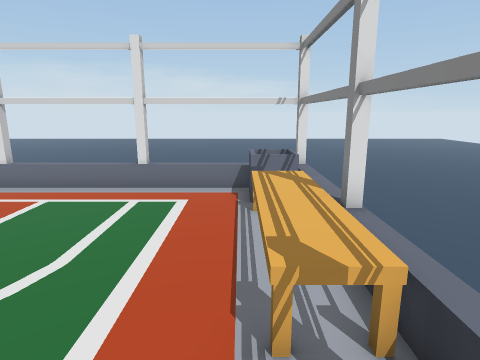
view 1 (above)

23 first-person views from a walk through a scene from a Unity 3-D project. The camera is 1.2 m above the floor, tilts 12° down and sees 75° across. The floor is counted in squares, 0.5 m on a side. Each view is taken from the middle of a square. On the plan, view 1 faces up. The plan holds only what a view shows up to about 19 squares ahead; the rest is blank. The place goes on beyond the plan.

view 2
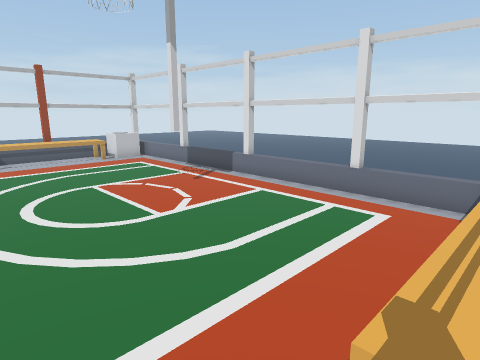

view 3
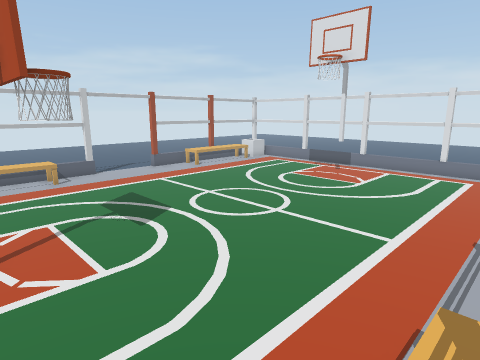

view 4
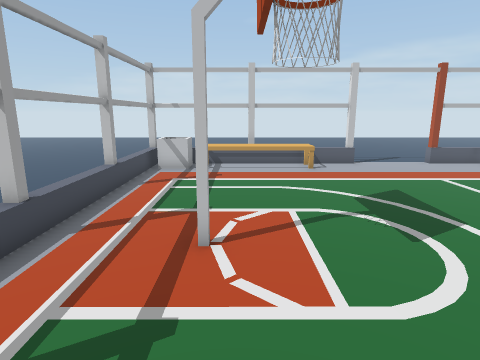

view 5
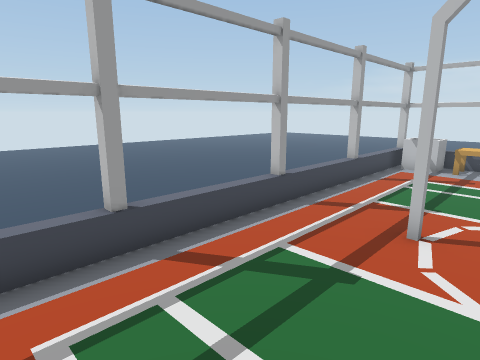

view 6
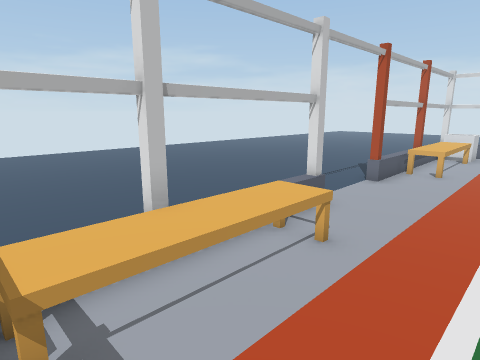

view 7
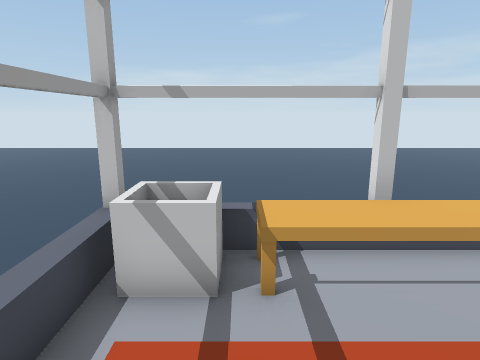

view 8
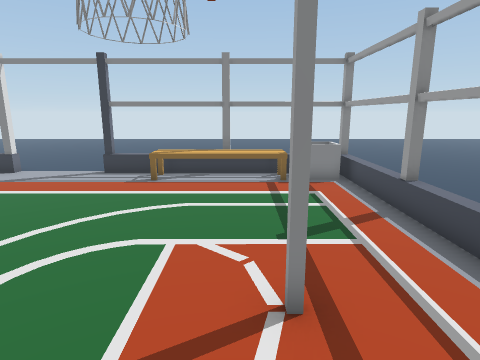

view 9
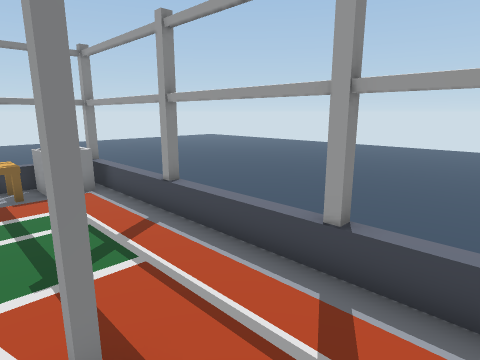

view 10
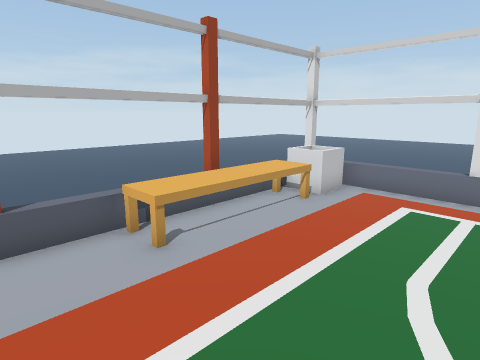

view 11
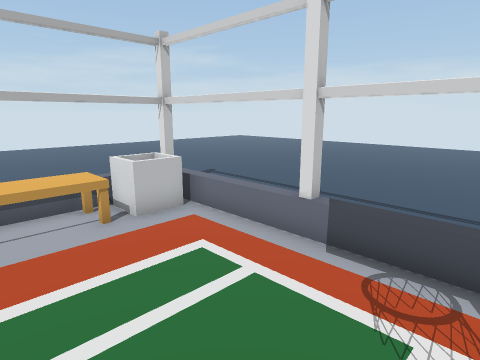

view 12
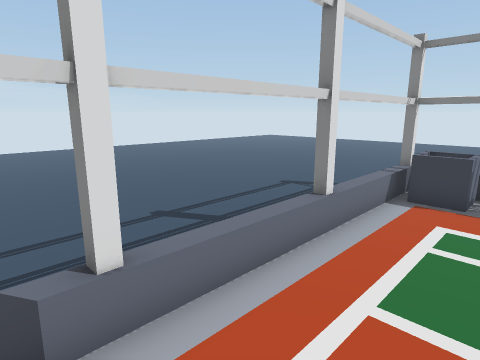

view 13
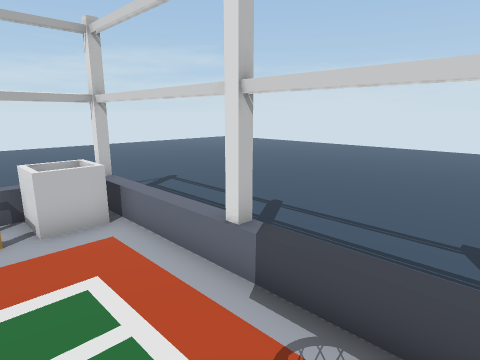

view 14
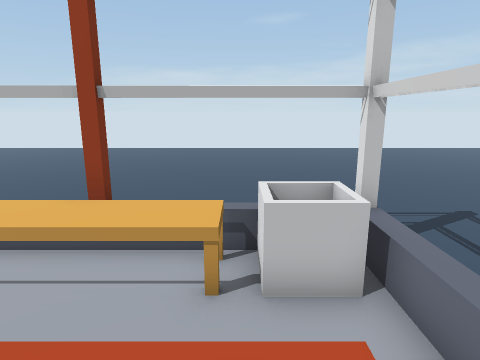

view 15
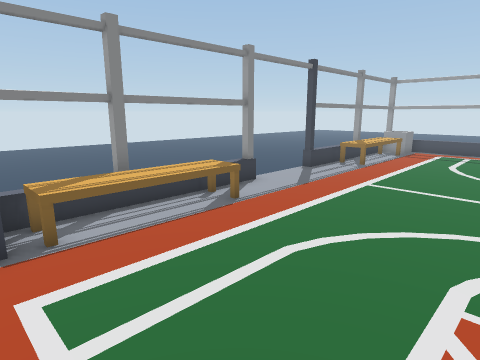

view 16
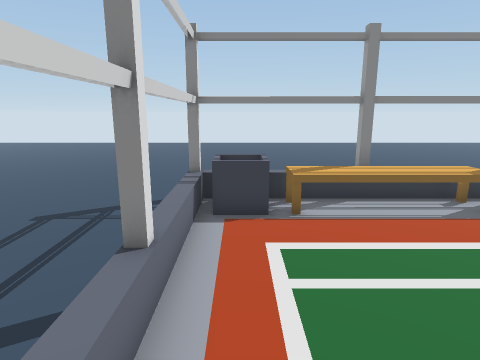

view 17
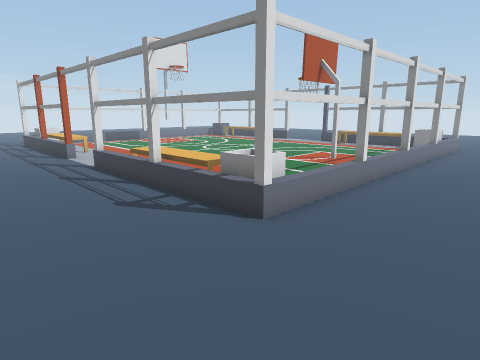

view 18
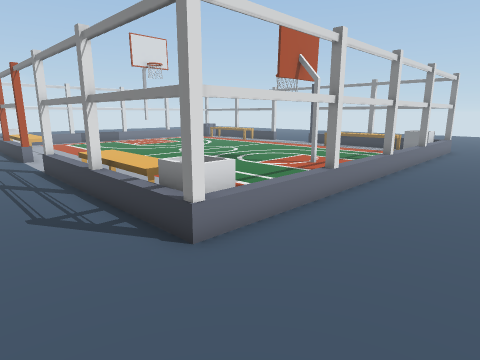

view 19
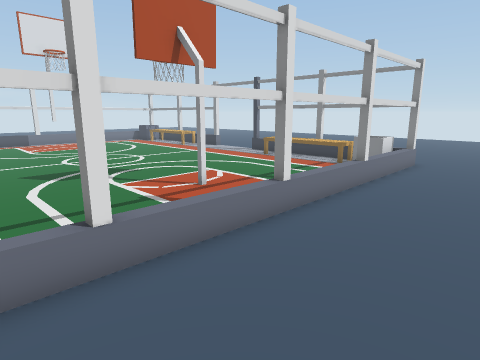

view 20
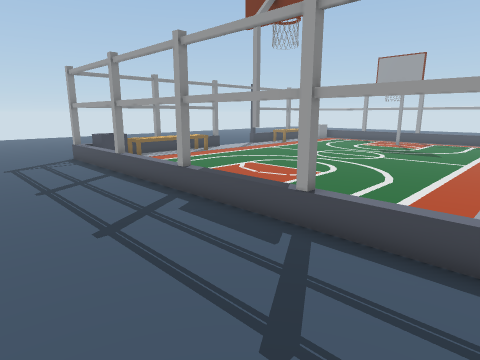

view 21
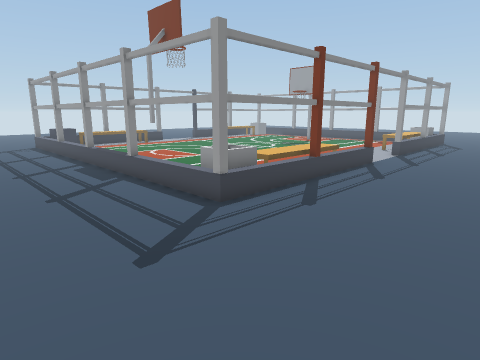

view 22
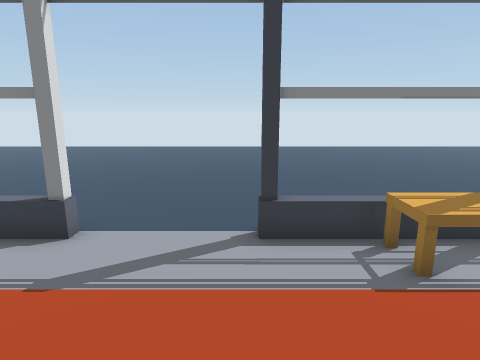

view 23
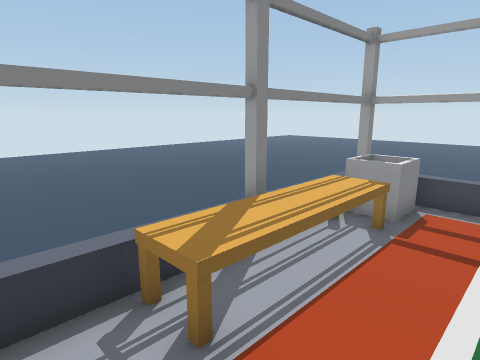

### Floor plan
Key: @ floor where view 1 was taken; x gap in a wall; . main floor; : floor 0.5 m higher than the main floor; = window, fence, low wall or low ledge; T thing the floor can be seen under or through; B basket; O other object.
Columns run from 25 left of view 1 to 19 right of it. Each row starts with its distance up from view 1.
 16 .....................................
 15 .....................................
 14 .....................................
 13 .....................................
 12 .....................................
 11 .....................................
 10 .......TTxTTT.TTT.TTTT.TTT=x......    ..
  9 .......TT=...............=:=.....   ....
  8 .......TT=...............==T.....  ....
  7 .......TTO.......B........OT............
  6 .......TTO................OT..............
  5 .......TTO................OT..............
  4 .......TTO................OT.............
  3 .......TTO................OT  ..........
  2 .......TT..................T ...........
  1 .......TT..................T............
  0 .......T.................@.T............
 -1 ........................................
 -2 ........................................
 -3 .......T...................T............
 -4 .......TT..................T............
 -5 .......TT..................T............
 -6 .......TTO................:T .............
 -7 .......TTO.......BB.......:T ................
 -8 .......TTO.......BB.......:T ................
 -9 .......TTO................:T ................
-10 .......TTO................:T ...............
-11 .......TT=...............==T  .............
-12 .......TT=...............=:= .............
-13 .......TTTTTTTTTTTTTTTTTTTTT.............
-14 ........................................
-15 ........................................
-16 ........................................
-17 ...................................
-18 ...................................

Positions as (right, up) in squares from view 1, and headings:
1: (0, 0), facing up
2: (1, 1), facing up-left
3: (1, -10), facing up-left
4: (-2, -9), facing left
5: (-1, -8), facing down-left
6: (-13, -11), facing up-left
7: (-12, -11), facing left
8: (-11, -9), facing right
9: (-10, -9), facing down-right
10: (-11, 0), facing up-left
11: (-9, 5), facing up-left
12: (-9, 7), facing up-right
13: (-9, 7), facing up-left
14: (-12, 8), facing left
15: (-6, 9), facing down-right
16: (-7, 9), facing right
17: (-23, -18), facing up-right
18: (-21, -18), facing up-right
19: (-14, -18), facing up-right
20: (-16, 16), facing down-right
21: (-24, 16), facing down-right
22: (-4, -3), facing right
23: (-2, -4), facing down-right
